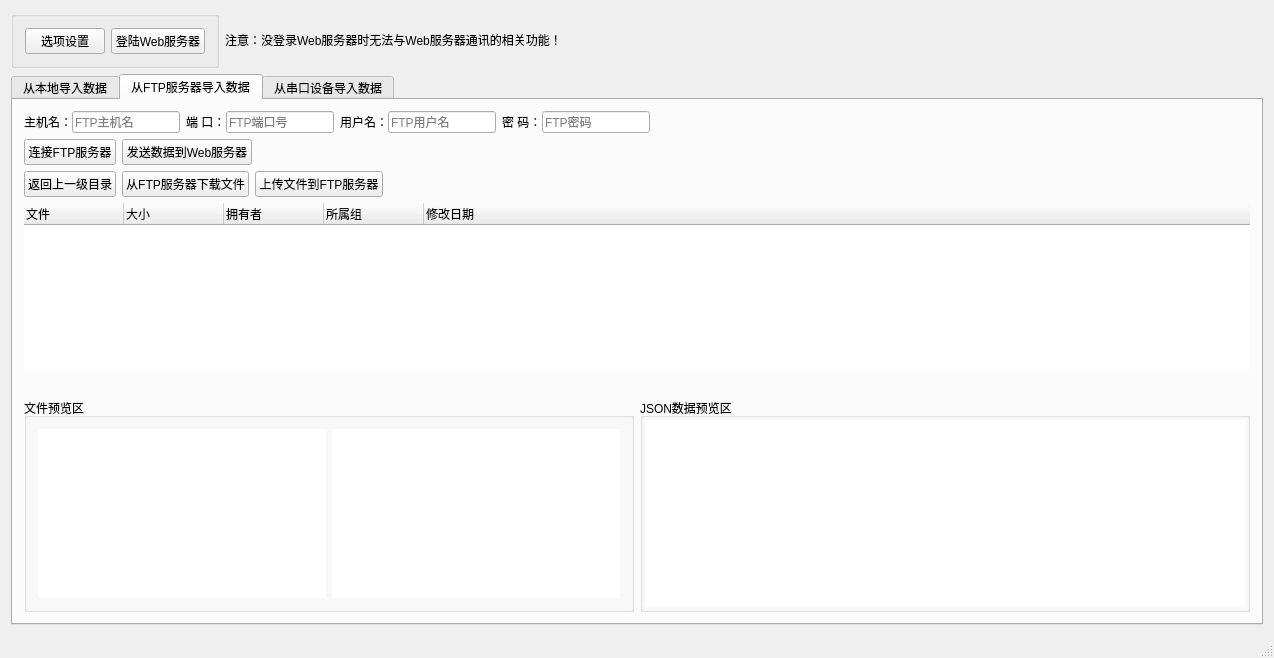
<?xml version="1.0" encoding="UTF-8"?>
<ui version="4.0">
 <class>MainWindow</class>
 <widget class="QMainWindow" name="MainWindow">
  <property name="geometry">
   <rect>
    <x>0</x>
    <y>0</y>
    <width>1256</width>
    <height>658</height>
   </rect>
  </property>
  <property name="windowTitle">
   <string>实验数据管理系统</string>
  </property>
  <widget class="QWidget" name="centralWidget">
   <layout class="QVBoxLayout" name="verticalLayout">
    <item>
     <layout class="QHBoxLayout" name="hLayoutTop">
      <item>
       <widget class="QGroupBox" name="gBoxBtn">
        <property name="title">
         <string/>
        </property>
        <layout class="QHBoxLayout" name="horizontalLayout">
         <item>
          <widget class="QPushButton" name="pBtnOption">
           <property name="text">
            <string>选项设置</string>
           </property>
          </widget>
         </item>
         <item>
          <widget class="QPushButton" name="pBtnLoginWeb">
           <property name="text">
            <string>登陆Web服务器</string>
           </property>
          </widget>
         </item>
        </layout>
       </widget>
      </item>
      <item>
       <widget class="QLabel" name="labelCurrentUser">
        <property name="sizePolicy">
         <sizepolicy hsizetype="Expanding" vsizetype="Preferred">
          <horstretch>0</horstretch>
          <verstretch>0</verstretch>
         </sizepolicy>
        </property>
        <property name="text">
         <string>注意：没登录Web服务器时无法与Web服务器通讯的相关功能！</string>
        </property>
       </widget>
      </item>
      <item>
       <spacer name="horizontalSpacer">
        <property name="orientation">
         <enum>Qt::Horizontal</enum>
        </property>
        <property name="sizeHint" stdset="0">
         <size>
          <width>13</width>
          <height>13</height>
         </size>
        </property>
       </spacer>
      </item>
     </layout>
    </item>
    <item>
     <widget class="QTabWidget" name="tabWidget">
      <property name="currentIndex">
       <number>1</number>
      </property>
      <widget class="QWidget" name="tabFrLocal">
       <attribute name="title">
        <string>从本地导入数据</string>
       </attribute>
       <layout class="QVBoxLayout" name="verticalLayout_6">
        <item>
         <layout class="QHBoxLayout" name="hLayoutBtnFrLocal">
          <property name="spacing">
           <number>6</number>
          </property>
          <item>
           <widget class="QGroupBox" name="gBoxBtnFrLocal">
            <property name="title">
             <string/>
            </property>
            <layout class="QHBoxLayout" name="horizontalLayout_17">
             <item>
              <widget class="QPushButton" name="pBtnOpenFrLocal">
               <property name="text">
                <string>打开文件</string>
               </property>
              </widget>
             </item>
             <item>
              <widget class="QPushButton" name="pBtnPostWebFrLocal">
               <property name="text">
                <string>发送数据到Web服务器</string>
               </property>
              </widget>
             </item>
            </layout>
           </widget>
          </item>
          <item>
           <widget class="QLabel" name="labelPathFileFrLocal">
            <property name="sizePolicy">
             <sizepolicy hsizetype="Expanding" vsizetype="Preferred">
              <horstretch>0</horstretch>
              <verstretch>0</verstretch>
             </sizepolicy>
            </property>
            <property name="text">
             <string/>
            </property>
           </widget>
          </item>
         </layout>
        </item>
        <item>
         <layout class="QHBoxLayout" name="hLayoutShowFrLocal">
          <item>
           <widget class="QGroupBox" name="gBoxFileShowFrLocal">
            <property name="sizePolicy">
             <sizepolicy hsizetype="Expanding" vsizetype="Expanding">
              <horstretch>0</horstretch>
              <verstretch>0</verstretch>
             </sizepolicy>
            </property>
            <property name="title">
             <string>文件预览区</string>
            </property>
            <layout class="QHBoxLayout" name="horizontalLayout_13">
             <property name="spacing">
              <number>2</number>
             </property>
             <property name="leftMargin">
              <number>2</number>
             </property>
             <property name="topMargin">
              <number>2</number>
             </property>
             <property name="rightMargin">
              <number>2</number>
             </property>
             <property name="bottomMargin">
              <number>2</number>
             </property>
             <item>
              <widget class="QTextBrowser" name="textBrlFileShowFrLocal">
               <property name="sizePolicy">
                <sizepolicy hsizetype="Expanding" vsizetype="Expanding">
                 <horstretch>0</horstretch>
                 <verstretch>0</verstretch>
                </sizepolicy>
               </property>
               <property name="frameShape">
                <enum>QFrame::NoFrame</enum>
               </property>
              </widget>
             </item>
             <item>
              <widget class="QTableWidget" name="tbWidgetExcelShowFrLocal">
               <property name="frameShape">
                <enum>QFrame::NoFrame</enum>
               </property>
              </widget>
             </item>
            </layout>
           </widget>
          </item>
          <item>
           <widget class="QGroupBox" name="gBoxJsonShowFrLocal">
            <property name="sizePolicy">
             <sizepolicy hsizetype="Expanding" vsizetype="Expanding">
              <horstretch>0</horstretch>
              <verstretch>0</verstretch>
             </sizepolicy>
            </property>
            <property name="title">
             <string>JSON数据预览区</string>
            </property>
            <layout class="QVBoxLayout" name="verticalLayout_9">
             <property name="spacing">
              <number>2</number>
             </property>
             <property name="leftMargin">
              <number>2</number>
             </property>
             <property name="topMargin">
              <number>2</number>
             </property>
             <property name="rightMargin">
              <number>2</number>
             </property>
             <property name="bottomMargin">
              <number>2</number>
             </property>
             <item>
              <widget class="QTextBrowser" name="textBrJsonFrLocal">
               <property name="sizePolicy">
                <sizepolicy hsizetype="Expanding" vsizetype="Expanding">
                 <horstretch>0</horstretch>
                 <verstretch>0</verstretch>
                </sizepolicy>
               </property>
               <property name="frameShape">
                <enum>QFrame::NoFrame</enum>
               </property>
              </widget>
             </item>
            </layout>
           </widget>
          </item>
         </layout>
        </item>
       </layout>
      </widget>
      <widget class="QWidget" name="tabFrFtp">
       <attribute name="title">
        <string>从FTP服务器导入数据</string>
       </attribute>
       <layout class="QVBoxLayout" name="verticalLayout_7">
        <item>
         <layout class="QHBoxLayout" name="hLayoutSetFtp">
          <item>
           <layout class="QHBoxLayout" name="hLayoutInput">
            <item>
             <layout class="QHBoxLayout" name="hLayoutFtpHost">
              <property name="spacing">
               <number>0</number>
              </property>
              <item>
               <widget class="QLabel" name="labelFtpHost">
                <property name="text">
                 <string>主机名：</string>
                </property>
               </widget>
              </item>
              <item>
               <widget class="QLineEdit" name="lineEditFtpHost">
                <property name="text">
                 <string/>
                </property>
                <property name="placeholderText">
                 <string>FTP主机名</string>
                </property>
               </widget>
              </item>
             </layout>
            </item>
            <item>
             <layout class="QHBoxLayout" name="hLayoutFtpPort">
              <property name="spacing">
               <number>0</number>
              </property>
              <item>
               <widget class="QLabel" name="labelFtpPort">
                <property name="text">
                 <string>端 口：</string>
                </property>
               </widget>
              </item>
              <item>
               <widget class="QLineEdit" name="lineEditFtpPort">
                <property name="text">
                 <string/>
                </property>
                <property name="placeholderText">
                 <string>FTP端口号</string>
                </property>
               </widget>
              </item>
             </layout>
            </item>
            <item>
             <layout class="QHBoxLayout" name="hLayoutFtpUserName">
              <property name="spacing">
               <number>0</number>
              </property>
              <item>
               <widget class="QLabel" name="labelFtpUserName">
                <property name="text">
                 <string>用户名：</string>
                </property>
               </widget>
              </item>
              <item>
               <widget class="QLineEdit" name="lineEditFtpUserName">
                <property name="text">
                 <string/>
                </property>
                <property name="placeholderText">
                 <string>FTP用户名</string>
                </property>
               </widget>
              </item>
             </layout>
            </item>
            <item>
             <layout class="QHBoxLayout" name="hLayoutFtpPwd">
              <property name="spacing">
               <number>0</number>
              </property>
              <item>
               <widget class="QLabel" name="labelFtpPwd">
                <property name="text">
                 <string>密 码：</string>
                </property>
               </widget>
              </item>
              <item>
               <widget class="QLineEdit" name="lineEditFtpPwd">
                <property name="text">
                 <string/>
                </property>
                <property name="echoMode">
                 <enum>QLineEdit::Password</enum>
                </property>
                <property name="placeholderText">
                 <string>FTP密码</string>
                </property>
               </widget>
              </item>
             </layout>
            </item>
           </layout>
          </item>
          <item>
           <spacer name="horizontalSpacer_4">
            <property name="orientation">
             <enum>Qt::Horizontal</enum>
            </property>
            <property name="sizeHint" stdset="0">
             <size>
              <width>0</width>
              <height>0</height>
             </size>
            </property>
           </spacer>
          </item>
         </layout>
        </item>
        <item>
         <layout class="QHBoxLayout" name="hLayoutTopBtnFrFtp">
          <item>
           <widget class="QPushButton" name="pBtnFtpConnect">
            <property name="text">
             <string>连接FTP服务器</string>
            </property>
           </widget>
          </item>
          <item>
           <widget class="QPushButton" name="pBtnPostWebFrFtp">
            <property name="text">
             <string>发送数据到Web服务器</string>
            </property>
           </widget>
          </item>
          <item>
           <spacer name="horizontalSpacer_2">
            <property name="orientation">
             <enum>Qt::Horizontal</enum>
            </property>
            <property name="sizeHint" stdset="0">
             <size>
              <width>0</width>
              <height>0</height>
             </size>
            </property>
           </spacer>
          </item>
         </layout>
        </item>
        <item>
         <layout class="QVBoxLayout" name="vLayoutMidFrFtp">
          <item>
           <layout class="QHBoxLayout" name="hLayoutMidBtnFrFtp">
            <item>
             <widget class="QPushButton" name="pBtnFtpCdToParent">
              <property name="text">
               <string>返回上一级目录</string>
              </property>
              <property name="icon">
               <iconset resource="res/res.qrc">
                <normaloff>:/cdtoparent.png</normaloff>:/cdtoparent.png</iconset>
              </property>
             </widget>
            </item>
            <item>
             <widget class="QPushButton" name="pBtnFtpDownload">
              <property name="text">
               <string>从FTP服务器下载文件</string>
              </property>
             </widget>
            </item>
            <item>
             <widget class="QPushButton" name="pBtnFtpUpload">
              <property name="text">
               <string>上传文件到FTP服务器</string>
              </property>
             </widget>
            </item>
            <item>
             <spacer name="horizontalSpacer_10">
              <property name="orientation">
               <enum>Qt::Horizontal</enum>
              </property>
              <property name="sizeHint" stdset="0">
               <size>
                <width>0</width>
                <height>0</height>
               </size>
              </property>
             </spacer>
            </item>
           </layout>
          </item>
          <item>
           <widget class="QTreeWidget" name="trWidgetFileListFrFtp">
            <property name="frameShape">
             <enum>QFrame::NoFrame</enum>
            </property>
            <column>
             <property name="text">
              <string>文件</string>
             </property>
            </column>
            <column>
             <property name="text">
              <string>大小</string>
             </property>
            </column>
            <column>
             <property name="text">
              <string>拥有者</string>
             </property>
            </column>
            <column>
             <property name="text">
              <string>所属组</string>
             </property>
            </column>
            <column>
             <property name="text">
              <string>修改日期</string>
             </property>
            </column>
           </widget>
          </item>
         </layout>
        </item>
        <item>
         <layout class="QVBoxLayout" name="vLayoutShowFrFtp">
          <item>
           <widget class="QLabel" name="labelPathFrFtp">
            <property name="text">
             <string/>
            </property>
           </widget>
          </item>
          <item>
           <layout class="QHBoxLayout" name="hLayoutFileShowFrFtp">
            <item>
             <widget class="QGroupBox" name="gBoxFileShowFrFtp">
              <property name="title">
               <string>文件预览区</string>
              </property>
              <layout class="QHBoxLayout" name="horizontalLayout_34">
               <item>
                <widget class="QTextBrowser" name="textBrFileShowFrFtp">
                 <property name="frameShape">
                  <enum>QFrame::NoFrame</enum>
                 </property>
                </widget>
               </item>
               <item>
                <widget class="QTableWidget" name="tbWidgetExcelShowFrFtp">
                 <property name="frameShape">
                  <enum>QFrame::NoFrame</enum>
                 </property>
                </widget>
               </item>
              </layout>
             </widget>
            </item>
            <item>
             <widget class="QGroupBox" name="gBoxJsonShowFrFtp">
              <property name="title">
               <string>JSON数据预览区</string>
              </property>
              <layout class="QVBoxLayout" name="verticalLayout_3">
               <property name="spacing">
                <number>2</number>
               </property>
               <property name="leftMargin">
                <number>2</number>
               </property>
               <property name="topMargin">
                <number>2</number>
               </property>
               <property name="rightMargin">
                <number>2</number>
               </property>
               <property name="bottomMargin">
                <number>2</number>
               </property>
               <item>
                <widget class="QTextBrowser" name="textBrJsonShowFrFtp">
                 <property name="frameShape">
                  <enum>QFrame::NoFrame</enum>
                 </property>
                </widget>
               </item>
              </layout>
             </widget>
            </item>
           </layout>
          </item>
         </layout>
        </item>
       </layout>
      </widget>
      <widget class="QWidget" name="tabFrDev">
       <attribute name="title">
        <string>从串口设备导入数据</string>
       </attribute>
       <layout class="QVBoxLayout" name="verticalLayout_2">
        <item>
         <layout class="QHBoxLayout" name="hLayoutSetFrDev">
          <item>
           <widget class="QGroupBox" name="gBoxSetFrDev">
            <property name="sizePolicy">
             <sizepolicy hsizetype="MinimumExpanding" vsizetype="Fixed">
              <horstretch>0</horstretch>
              <verstretch>0</verstretch>
             </sizepolicy>
            </property>
            <property name="title">
             <string/>
            </property>
            <layout class="QHBoxLayout" name="horizontalLayout_25">
             <property name="spacing">
              <number>6</number>
             </property>
             <property name="leftMargin">
              <number>2</number>
             </property>
             <property name="topMargin">
              <number>2</number>
             </property>
             <property name="rightMargin">
              <number>2</number>
             </property>
             <property name="bottomMargin">
              <number>2</number>
             </property>
             <item>
              <layout class="QHBoxLayout" name="hLayoutComPort">
               <property name="spacing">
                <number>0</number>
               </property>
               <item>
                <widget class="QLabel" name="labelComPort">
                 <property name="text">
                  <string>串口号：</string>
                 </property>
                </widget>
               </item>
               <item>
                <widget class="QComboBox" name="cBoxComPort">
                 <property name="sizePolicy">
                  <sizepolicy hsizetype="Preferred" vsizetype="Fixed">
                   <horstretch>1</horstretch>
                   <verstretch>0</verstretch>
                  </sizepolicy>
                 </property>
                </widget>
               </item>
              </layout>
             </item>
             <item>
              <layout class="QHBoxLayout" name="hLayoutBaudRate">
               <property name="spacing">
                <number>0</number>
               </property>
               <item>
                <widget class="QLabel" name="labelBaudRate">
                 <property name="text">
                  <string>波特率：</string>
                 </property>
                </widget>
               </item>
               <item>
                <widget class="QComboBox" name="cBoxBaudRate">
                 <property name="sizePolicy">
                  <sizepolicy hsizetype="Preferred" vsizetype="Fixed">
                   <horstretch>1</horstretch>
                   <verstretch>0</verstretch>
                  </sizepolicy>
                 </property>
                </widget>
               </item>
              </layout>
             </item>
             <item>
              <layout class="QHBoxLayout" name="hLayoutStopBit">
               <property name="spacing">
                <number>0</number>
               </property>
               <item>
                <widget class="QLabel" name="labelStopBit">
                 <property name="text">
                  <string>停止位：</string>
                 </property>
                </widget>
               </item>
               <item>
                <widget class="QComboBox" name="cBoxStopBit">
                 <property name="sizePolicy">
                  <sizepolicy hsizetype="Preferred" vsizetype="Fixed">
                   <horstretch>1</horstretch>
                   <verstretch>0</verstretch>
                  </sizepolicy>
                 </property>
                </widget>
               </item>
              </layout>
             </item>
             <item>
              <layout class="QHBoxLayout" name="hLayoutParity">
               <property name="spacing">
                <number>0</number>
               </property>
               <item>
                <widget class="QLabel" name="labelParity">
                 <property name="text">
                  <string>校验位：</string>
                 </property>
                </widget>
               </item>
               <item>
                <widget class="QComboBox" name="cBoxParity">
                 <property name="sizePolicy">
                  <sizepolicy hsizetype="Preferred" vsizetype="Fixed">
                   <horstretch>1</horstretch>
                   <verstretch>0</verstretch>
                  </sizepolicy>
                 </property>
                </widget>
               </item>
              </layout>
             </item>
             <item>
              <layout class="QHBoxLayout" name="hLayoutDataBit">
               <property name="spacing">
                <number>6</number>
               </property>
               <item>
                <widget class="QLabel" name="labelDataBit">
                 <property name="text">
                  <string>数据位：</string>
                 </property>
                </widget>
               </item>
               <item>
                <widget class="QComboBox" name="cBoxDataBit">
                 <property name="sizePolicy">
                  <sizepolicy hsizetype="Preferred" vsizetype="Fixed">
                   <horstretch>1</horstretch>
                   <verstretch>0</verstretch>
                  </sizepolicy>
                 </property>
                </widget>
               </item>
               <item>
                <widget class="QCheckBox" name="checkIsDebugSimulate">
                 <property name="sizePolicy">
                  <sizepolicy hsizetype="Maximum" vsizetype="Fixed">
                   <horstretch>0</horstretch>
                   <verstretch>0</verstretch>
                  </sizepolicy>
                 </property>
                 <property name="text">
                  <string>模拟设备回复数据</string>
                 </property>
                </widget>
               </item>
               <item>
                <widget class="QCheckBox" name="checkHexReceive">
                 <property name="sizePolicy">
                  <sizepolicy hsizetype="Maximum" vsizetype="Fixed">
                   <horstretch>0</horstretch>
                   <verstretch>0</verstretch>
                  </sizepolicy>
                 </property>
                 <property name="text">
                  <string>十六进制数据接收</string>
                 </property>
                 <property name="checked">
                  <bool>true</bool>
                 </property>
                </widget>
               </item>
               <item>
                <widget class="QCheckBox" name="checkHexSend">
                 <property name="sizePolicy">
                  <sizepolicy hsizetype="Maximum" vsizetype="Fixed">
                   <horstretch>0</horstretch>
                   <verstretch>0</verstretch>
                  </sizepolicy>
                 </property>
                 <property name="text">
                  <string>十六进制数据发送</string>
                 </property>
                 <property name="checked">
                  <bool>true</bool>
                 </property>
                </widget>
               </item>
               <item>
                <widget class="QCheckBox" name="checkIsAutoSend">
                 <property name="sizePolicy">
                  <sizepolicy hsizetype="Maximum" vsizetype="Fixed">
                   <horstretch>0</horstretch>
                   <verstretch>0</verstretch>
                  </sizepolicy>
                 </property>
                 <property name="text">
                  <string>启用自动发送数据</string>
                 </property>
                </widget>
               </item>
               <item>
                <widget class="QComboBox" name="cBoxAutoSendTime">
                 <property name="sizePolicy">
                  <sizepolicy hsizetype="Preferred" vsizetype="Fixed">
                   <horstretch>1</horstretch>
                   <verstretch>0</verstretch>
                  </sizepolicy>
                 </property>
                </widget>
               </item>
              </layout>
             </item>
            </layout>
           </widget>
          </item>
          <item>
           <spacer name="horizontalSpacer_7">
            <property name="orientation">
             <enum>Qt::Horizontal</enum>
            </property>
            <property name="sizeHint" stdset="0">
             <size>
              <width>0</width>
              <height>0</height>
             </size>
            </property>
           </spacer>
          </item>
         </layout>
        </item>
        <item>
         <layout class="QHBoxLayout" name="hLayoutBtnFrDev">
          <item>
           <widget class="QGroupBox" name="gBoxBtnFrDev">
            <property name="sizePolicy">
             <sizepolicy hsizetype="MinimumExpanding" vsizetype="Fixed">
              <horstretch>0</horstretch>
              <verstretch>0</verstretch>
             </sizepolicy>
            </property>
            <property name="title">
             <string/>
            </property>
            <layout class="QHBoxLayout" name="horizontalLayout_32">
             <property name="spacing">
              <number>6</number>
             </property>
             <property name="leftMargin">
              <number>2</number>
             </property>
             <property name="topMargin">
              <number>2</number>
             </property>
             <property name="rightMargin">
              <number>2</number>
             </property>
             <property name="bottomMargin">
              <number>2</number>
             </property>
             <item>
              <widget class="QPushButton" name="pBtnOpenFrDev">
               <property name="sizePolicy">
                <sizepolicy hsizetype="Fixed" vsizetype="Fixed">
                 <horstretch>0</horstretch>
                 <verstretch>0</verstretch>
                </sizepolicy>
               </property>
               <property name="cursor">
                <cursorShape>PointingHandCursor</cursorShape>
               </property>
               <property name="text">
                <string>打开串口</string>
               </property>
              </widget>
             </item>
             <item>
              <widget class="QPushButton" name="pBtnClearSendFrDev">
               <property name="sizePolicy">
                <sizepolicy hsizetype="Fixed" vsizetype="Fixed">
                 <horstretch>0</horstretch>
                 <verstretch>0</verstretch>
                </sizepolicy>
               </property>
               <property name="text">
                <string>发送清空</string>
               </property>
              </widget>
             </item>
             <item>
              <widget class="QPushButton" name="pBtnClearRecvFrDev">
               <property name="sizePolicy">
                <sizepolicy hsizetype="Fixed" vsizetype="Fixed">
                 <horstretch>0</horstretch>
                 <verstretch>0</verstretch>
                </sizepolicy>
               </property>
               <property name="cursor">
                <cursorShape>PointingHandCursor</cursorShape>
               </property>
               <property name="text">
                <string>接收清空</string>
               </property>
              </widget>
             </item>
             <item>
              <widget class="QPushButton" name="pBtnPostWebFrDev">
               <property name="sizePolicy">
                <sizepolicy hsizetype="Fixed" vsizetype="Fixed">
                 <horstretch>0</horstretch>
                 <verstretch>0</verstretch>
                </sizepolicy>
               </property>
               <property name="text">
                <string>发送数据到Web服务器</string>
               </property>
              </widget>
             </item>
             <item>
              <spacer name="horizontalSpacer_9">
               <property name="orientation">
                <enum>Qt::Horizontal</enum>
               </property>
               <property name="sizeHint" stdset="0">
                <size>
                 <width>0</width>
                 <height>0</height>
                </size>
               </property>
              </spacer>
             </item>
            </layout>
           </widget>
          </item>
         </layout>
        </item>
        <item>
         <layout class="QHBoxLayout" name="hLayoutDevDataSend">
          <item>
           <widget class="QGroupBox" name="gBoxDevDataSend">
            <property name="title">
             <string/>
            </property>
            <layout class="QHBoxLayout" name="horizontalLayout_30">
             <property name="spacing">
              <number>6</number>
             </property>
             <property name="leftMargin">
              <number>2</number>
             </property>
             <property name="topMargin">
              <number>2</number>
             </property>
             <property name="rightMargin">
              <number>2</number>
             </property>
             <property name="bottomMargin">
              <number>2</number>
             </property>
             <item>
              <widget class="QComboBox" name="cBoxDevSendData">
               <property name="sizePolicy">
                <sizepolicy hsizetype="Expanding" vsizetype="Fixed">
                 <horstretch>0</horstretch>
                 <verstretch>0</verstretch>
                </sizepolicy>
               </property>
               <property name="font">
                <font>
                 <family>宋体</family>
                 <pointsize>14</pointsize>
                 <weight>50</weight>
                 <italic>false</italic>
                 <bold>false</bold>
                </font>
               </property>
               <property name="editable">
                <bool>true</bool>
               </property>
              </widget>
             </item>
             <item>
              <widget class="QPushButton" name="pBtnDevSend">
               <property name="sizePolicy">
                <sizepolicy hsizetype="Fixed" vsizetype="Fixed">
                 <horstretch>0</horstretch>
                 <verstretch>0</verstretch>
                </sizepolicy>
               </property>
               <property name="cursor">
                <cursorShape>PointingHandCursor</cursorShape>
               </property>
               <property name="text">
                <string>发送数据到设备</string>
               </property>
              </widget>
             </item>
             <item>
              <spacer name="horizontalSpacer_8">
               <property name="orientation">
                <enum>Qt::Horizontal</enum>
               </property>
               <property name="sizeHint" stdset="0">
                <size>
                 <width>0</width>
                 <height>0</height>
                </size>
               </property>
              </spacer>
             </item>
            </layout>
           </widget>
          </item>
         </layout>
        </item>
        <item>
         <layout class="QHBoxLayout" name="hLayoutShowFrDev">
          <item>
           <widget class="QGroupBox" name="gBoxDataShowFrDev">
            <property name="sizePolicy">
             <sizepolicy hsizetype="Expanding" vsizetype="Expanding">
              <horstretch>0</horstretch>
              <verstretch>0</verstretch>
             </sizepolicy>
            </property>
            <property name="title">
             <string>设备数据预览区</string>
            </property>
            <layout class="QHBoxLayout" name="horizontalLayout_27">
             <property name="spacing">
              <number>2</number>
             </property>
             <property name="leftMargin">
              <number>2</number>
             </property>
             <property name="topMargin">
              <number>2</number>
             </property>
             <property name="rightMargin">
              <number>2</number>
             </property>
             <property name="bottomMargin">
              <number>2</number>
             </property>
             <item>
              <widget class="QTextEdit" name="textEditDataShowFrDev">
               <property name="enabled">
                <bool>true</bool>
               </property>
               <property name="sizePolicy">
                <sizepolicy hsizetype="Expanding" vsizetype="Expanding">
                 <horstretch>0</horstretch>
                 <verstretch>0</verstretch>
                </sizepolicy>
               </property>
               <property name="frameShape">
                <enum>QFrame::NoFrame</enum>
               </property>
               <property name="verticalScrollBarPolicy">
                <enum>Qt::ScrollBarAsNeeded</enum>
               </property>
               <property name="horizontalScrollBarPolicy">
                <enum>Qt::ScrollBarAsNeeded</enum>
               </property>
               <property name="readOnly">
                <bool>true</bool>
               </property>
              </widget>
             </item>
            </layout>
           </widget>
          </item>
          <item>
           <widget class="QGroupBox" name="gBoxJsonShowFrDev">
            <property name="sizePolicy">
             <sizepolicy hsizetype="Expanding" vsizetype="Expanding">
              <horstretch>0</horstretch>
              <verstretch>0</verstretch>
             </sizepolicy>
            </property>
            <property name="title">
             <string>JSON数据预览区</string>
            </property>
            <layout class="QVBoxLayout" name="verticalLayout_8">
             <property name="spacing">
              <number>2</number>
             </property>
             <property name="leftMargin">
              <number>2</number>
             </property>
             <property name="topMargin">
              <number>2</number>
             </property>
             <property name="rightMargin">
              <number>2</number>
             </property>
             <property name="bottomMargin">
              <number>2</number>
             </property>
             <item>
              <widget class="QTextBrowser" name="textBrJsonShowFrDev">
               <property name="sizePolicy">
                <sizepolicy hsizetype="Expanding" vsizetype="Expanding">
                 <horstretch>0</horstretch>
                 <verstretch>0</verstretch>
                </sizepolicy>
               </property>
               <property name="frameShape">
                <enum>QFrame::NoFrame</enum>
               </property>
              </widget>
             </item>
            </layout>
           </widget>
          </item>
         </layout>
        </item>
        <item>
         <widget class="QGroupBox" name="gBoxStatusFrDev">
          <property name="sizePolicy">
           <sizepolicy hsizetype="Expanding" vsizetype="Fixed">
            <horstretch>0</horstretch>
            <verstretch>0</verstretch>
           </sizepolicy>
          </property>
          <property name="title">
           <string/>
          </property>
          <layout class="QHBoxLayout" name="horizontalLayout_11">
           <property name="leftMargin">
            <number>3</number>
           </property>
           <property name="topMargin">
            <number>3</number>
           </property>
           <property name="rightMargin">
            <number>3</number>
           </property>
           <property name="bottomMargin">
            <number>3</number>
           </property>
           <item>
            <widget class="QLabel" name="labelIsOpenFrDev">
             <property name="sizePolicy">
              <sizepolicy hsizetype="Expanding" vsizetype="Expanding">
               <horstretch>0</horstretch>
               <verstretch>0</verstretch>
              </sizepolicy>
             </property>
             <property name="text">
              <string>串口状态:关闭</string>
             </property>
            </widget>
           </item>
           <item>
            <widget class="QLabel" name="labelSendCountFrDev">
             <property name="sizePolicy">
              <sizepolicy hsizetype="Expanding" vsizetype="Expanding">
               <horstretch>0</horstretch>
               <verstretch>0</verstretch>
              </sizepolicy>
             </property>
             <property name="text">
              <string>发送:0 字节</string>
             </property>
            </widget>
           </item>
           <item>
            <widget class="QLabel" name="labelRecvCountFrDev">
             <property name="sizePolicy">
              <sizepolicy hsizetype="Expanding" vsizetype="Expanding">
               <horstretch>0</horstretch>
               <verstretch>0</verstretch>
              </sizepolicy>
             </property>
             <property name="text">
              <string>接收:0 字节</string>
             </property>
            </widget>
           </item>
           <item>
            <spacer name="horizontalSpacer_3">
             <property name="orientation">
              <enum>Qt::Horizontal</enum>
             </property>
             <property name="sizeHint" stdset="0">
              <size>
               <width>40</width>
               <height>20</height>
              </size>
             </property>
            </spacer>
           </item>
          </layout>
         </widget>
        </item>
       </layout>
      </widget>
     </widget>
    </item>
   </layout>
  </widget>
  <widget class="QStatusBar" name="statusBar"/>
 </widget>
 <layoutdefault spacing="6" margin="11"/>
 <resources>
  <include location="res/res.qrc"/>
 </resources>
 <connections/>
</ui>
